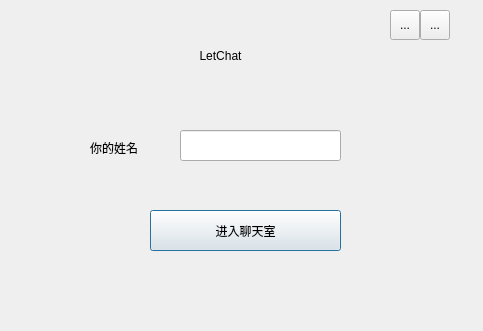
<?xml version="1.0" encoding="UTF-8"?>
<ui version="4.0">
 <class>LoginDlg</class>
 <widget class="QDialog" name="LoginDlg">
  <property name="geometry">
   <rect>
    <x>0</x>
    <y>0</y>
    <width>483</width>
    <height>331</height>
   </rect>
  </property>
  <property name="windowTitle">
   <string>Dialog</string>
  </property>
  <widget class="QPushButton" name="pushButton">
   <property name="geometry">
    <rect>
     <x>150</x>
     <y>210</y>
     <width>191</width>
     <height>41</height>
    </rect>
   </property>
   <property name="text">
    <string>进入聊天室</string>
   </property>
  </widget>
  <widget class="QLineEdit" name="nameedit">
   <property name="geometry">
    <rect>
     <x>180</x>
     <y>130</y>
     <width>161</width>
     <height>31</height>
    </rect>
   </property>
  </widget>
  <widget class="QLabel" name="label">
   <property name="geometry">
    <rect>
     <x>90</x>
     <y>140</y>
     <width>72</width>
     <height>15</height>
    </rect>
   </property>
   <property name="text">
    <string>你的姓名</string>
   </property>
  </widget>
  <widget class="QLabel" name="label_2">
   <property name="geometry">
    <rect>
     <x>10</x>
     <y>20</y>
     <width>421</width>
     <height>71</height>
    </rect>
   </property>
   <property name="styleSheet">
    <string notr="true">font: 22pt &quot;微软雅黑&quot;;</string>
   </property>
   <property name="text">
    <string>LetChat</string>
   </property>
   <property name="alignment">
    <set>Qt::AlignCenter</set>
   </property>
  </widget>
  <widget class="QToolButton" name="icon_close">
   <property name="geometry">
    <rect>
     <x>420</x>
     <y>10</y>
     <width>30</width>
     <height>30</height>
    </rect>
   </property>
   <property name="text">
    <string>...</string>
   </property>
  </widget>
  <widget class="QToolButton" name="icon_mini">
   <property name="geometry">
    <rect>
     <x>390</x>
     <y>10</y>
     <width>30</width>
     <height>30</height>
    </rect>
   </property>
   <property name="text">
    <string>...</string>
   </property>
  </widget>
 </widget>
 <resources/>
 <connections/>
</ui>
